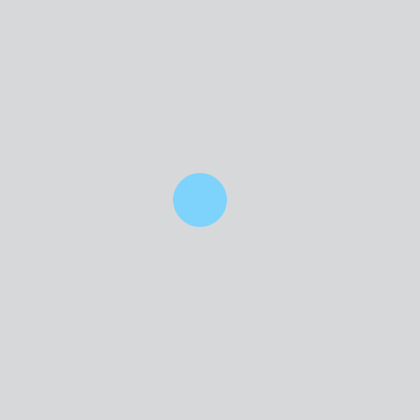
Frame 1 (no input)
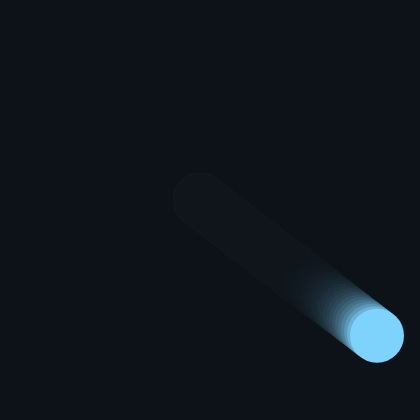
Frame 60 (no input)
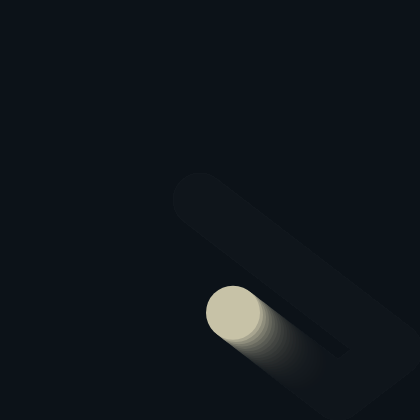
Frame 120 (the mouse pressed at the canvas centre since frame 60)

The p5.js sketch that drew these frames (run headless with seeded random() and noise() and a simulated clock; from frame 60 on, the mouse is pressed at the canvas centre):

// p5.js sketch
// ── sketch.js
let x = 200;
let y = 200;
let xSpeed = 3;
let ySpeed = 2.3;
let ballColor;

function setup() {
  createCanvas(420, 420);
  ballColor = color(125, 211, 252);
}

function draw() {
  background(15, 18, 25, 42);
  fill(ballColor);
  noStroke();
  ellipse(x, y, 54, 54);

  x += xSpeed;
  y += ySpeed;

  if (x < 27 || x > width - 27) {
    xSpeed *= -1;
    changeBallColor();
  }

  if (y < 27 || y > height - 27) {
    ySpeed *= -1;
    changeBallColor();
  }
}

function changeBallColor() {
  ballColor = color(random(170, 255), random(90, 220), random(130, 255));
}
